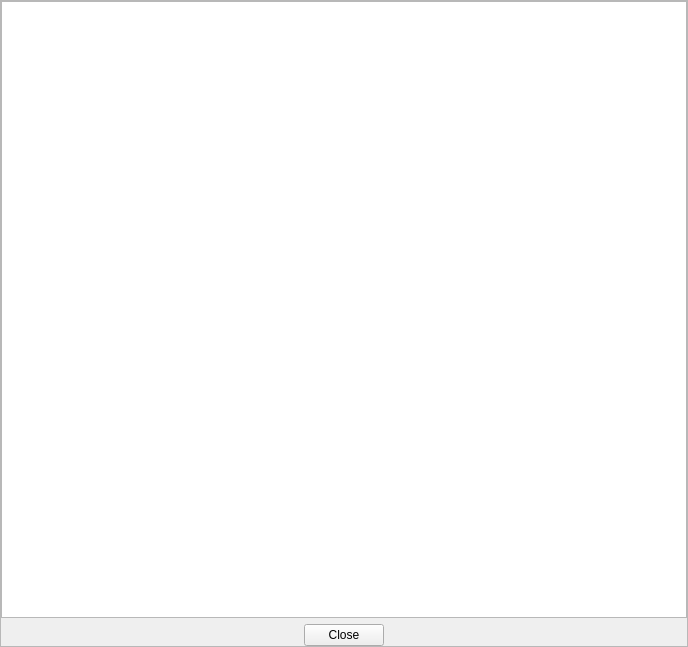
<?xml version="1.0" encoding="UTF-8"?>
<ui version="4.0">
 <class>Dialog</class>
 <widget class="QDialog" name="Dialog">
  <property name="geometry">
   <rect>
    <x>0</x>
    <y>0</y>
    <width>688</width>
    <height>647</height>
   </rect>
  </property>
  <property name="windowTitle">
   <string>Log</string>
  </property>
  <property name="layoutDirection">
   <enum>Qt::LeftToRight</enum>
  </property>
  <property name="sizeGripEnabled">
   <bool>false</bool>
  </property>
  <property name="modal">
   <bool>false</bool>
  </property>
  <layout class="QGridLayout" name="gridLayout_2">
   <property name="leftMargin">
    <number>0</number>
   </property>
   <property name="topMargin">
    <number>0</number>
   </property>
   <property name="rightMargin">
    <number>0</number>
   </property>
   <property name="bottomMargin">
    <number>0</number>
   </property>
   <property name="horizontalSpacing">
    <number>-1</number>
   </property>
   <item row="0" column="0">
    <widget class="QFrame" name="frame_dialog">
     <property name="frameShape">
      <enum>QFrame::NoFrame</enum>
     </property>
     <property name="frameShadow">
      <enum>QFrame::Raised</enum>
     </property>
     <layout class="QGridLayout" name="gridLayout">
      <property name="leftMargin">
       <number>0</number>
      </property>
      <property name="topMargin">
       <number>0</number>
      </property>
      <property name="rightMargin">
       <number>0</number>
      </property>
      <property name="bottomMargin">
       <number>0</number>
      </property>
      <item row="0" column="0">
       <widget class="QScrollArea" name="scrollArea">
        <property name="lineWidth">
         <number>0</number>
        </property>
        <property name="widgetResizable">
         <bool>true</bool>
        </property>
        <widget class="QWidget" name="scrollAreaWidgetContents">
         <property name="geometry">
          <rect>
           <x>0</x>
           <y>0</y>
           <width>686</width>
           <height>645</height>
          </rect>
         </property>
         <layout class="QGridLayout" name="gridLayout_3">
          <property name="leftMargin">
           <number>0</number>
          </property>
          <property name="topMargin">
           <number>0</number>
          </property>
          <property name="rightMargin">
           <number>0</number>
          </property>
          <property name="bottomMargin">
           <number>0</number>
          </property>
          <item row="4" column="0">
           <spacer name="horizontalSpacer">
            <property name="orientation">
             <enum>Qt::Horizontal</enum>
            </property>
            <property name="sizeHint" stdset="0">
             <size>
              <width>40</width>
              <height>20</height>
             </size>
            </property>
           </spacer>
          </item>
          <item row="4" column="1">
           <widget class="QPushButton" name="pushButton_close">
            <property name="sizePolicy">
             <sizepolicy hsizetype="Fixed" vsizetype="Preferred">
              <horstretch>0</horstretch>
              <verstretch>0</verstretch>
             </sizepolicy>
            </property>
            <property name="maximumSize">
             <size>
              <width>100</width>
              <height>100</height>
             </size>
            </property>
            <property name="text">
             <string>Close</string>
            </property>
            <property name="autoDefault">
             <bool>false</bool>
            </property>
           </widget>
          </item>
          <item row="4" column="2">
           <spacer name="horizontalSpacer_2">
            <property name="orientation">
             <enum>Qt::Horizontal</enum>
            </property>
            <property name="sizeHint" stdset="0">
             <size>
              <width>40</width>
              <height>20</height>
             </size>
            </property>
           </spacer>
          </item>
          <item row="3" column="0" colspan="3">
           <widget class="QTextBrowser" name="textBrowser">
            <property name="frameShadow">
             <enum>QFrame::Sunken</enum>
            </property>
            <property name="lineWidth">
             <number>0</number>
            </property>
            <property name="html">
             <string>&lt;!DOCTYPE HTML PUBLIC &quot;-//W3C//DTD HTML 4.0//EN&quot; &quot;http://www.w3.org/TR/REC-html40/strict.dtd&quot;&gt;
&lt;html&gt;&lt;head&gt;&lt;meta name=&quot;qrichtext&quot; content=&quot;1&quot; /&gt;&lt;style type=&quot;text/css&quot;&gt;
p, li { white-space: pre-wrap; }
&lt;/style&gt;&lt;/head&gt;&lt;body style=&quot; font-family:'.AppleSystemUIFont'; font-size:13pt; font-weight:400; font-style:normal;&quot;&gt;
&lt;p style=&quot;-qt-paragraph-type:empty; margin-top:0px; margin-bottom:0px; margin-left:0px; margin-right:0px; -qt-block-indent:0; text-indent:0px;&quot;&gt;&lt;br /&gt;&lt;/p&gt;&lt;/body&gt;&lt;/html&gt;</string>
            </property>
           </widget>
          </item>
         </layout>
        </widget>
       </widget>
      </item>
     </layout>
    </widget>
   </item>
  </layout>
 </widget>
 <resources/>
 <connections/>
</ui>
